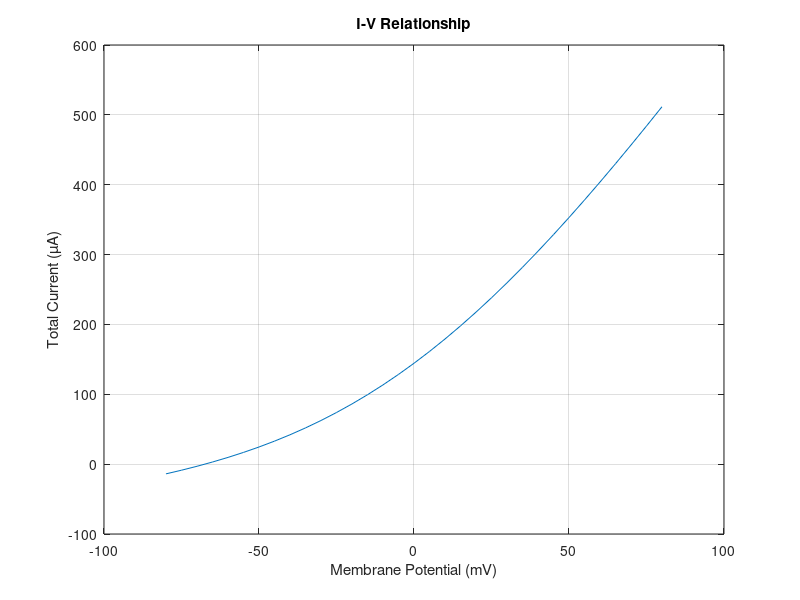
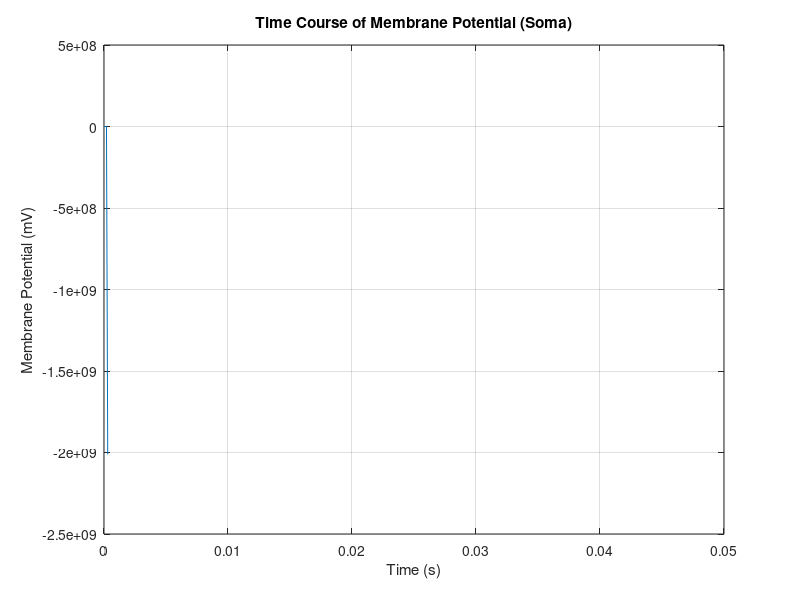
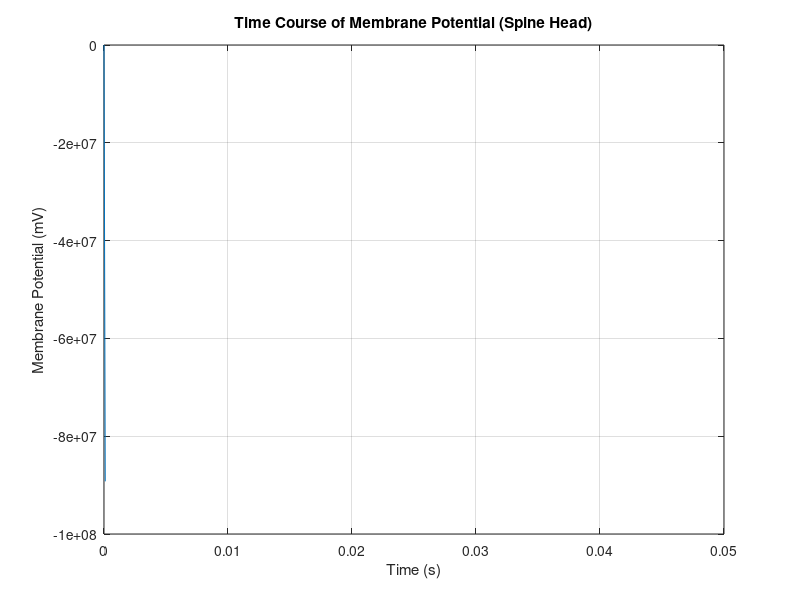
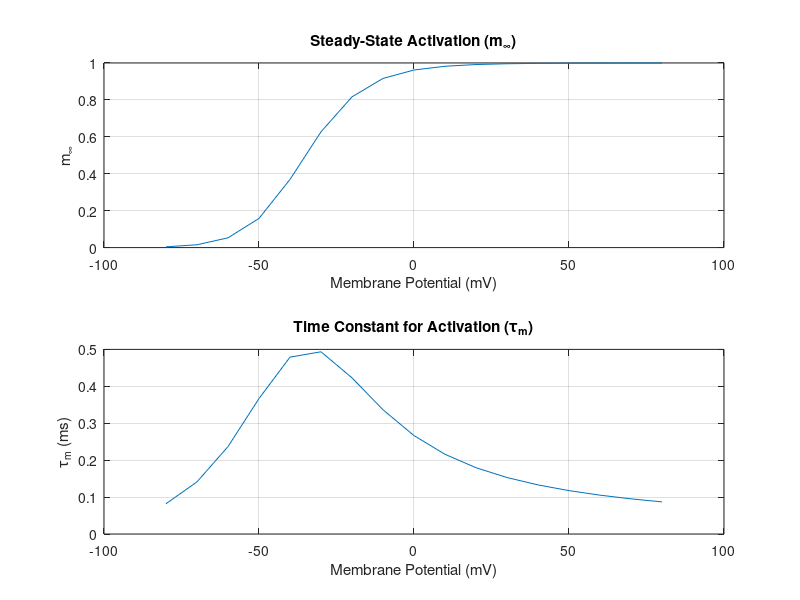

Write the MATLAB code that produced these figures, in order. (Note: this script raises an error after producing the figures.)
% Task 3
% Constants
R = 8.314; % J/(K*mol)
F = 96480; % C/mol
T = 293; % K

% Ion properties
P_K = 4e-9; % permeability for K
P_Na = 0.12e-9; % permeability for Na
P_Cl = 0.40e-9; % permeability for Cl

% Concentrations (in mol/L)
C_in_K = 400e-3; % intracellular K concentration
C_out_K = 10e-3; % extracellular K concentration
C_in_Na = 50e-3; % intracellular Na concentration
C_out_Na = 460e-3; % extracellular Na concentration
C_in_Cl = 40e-3; % intracellular Cl concentration
C_out_Cl = 5e-3; % extracellular Cl concentration

% GHK Voltage Equation
function Vm = ghk_voltage(P_K, P_Na, P_Cl, C_in_K, C_out_K, C_in_Na, C_out_Na, C_in_Cl, C_out_Cl, R, F, T)
    numerator = (P_K * C_out_K + P_Na * C_out_Na + P_Cl * C_in_Cl);
    denominator = (P_K * C_in_K + P_Na * C_in_Na + P_Cl * C_out_Cl);
    Vm = (R * T / F) * log(numerator / denominator);
end

% Calculate resting potential
Vm_initial = ghk_voltage(P_K, P_Na, P_Cl, C_in_K, C_out_K, C_in_Na, C_out_Na, C_in_Cl, C_out_Cl, R, F, T);
fprintf('Resting potential (initial): %.2f mV\n', Vm_initial * 1e3);

% Interchange Cin with Cout for all ions
Vm_swapped = ghk_voltage(P_K, P_Na, P_Cl, C_out_K, C_in_K, C_out_Na, C_in_Na, C_out_Cl, C_in_Cl, R, F, T);
fprintf('Resting potential (swapped): %.2f mV\n', Vm_swapped * 1e3);

% Resting potential if only K permeability is non-zero
Vm_K_only = ghk_voltage(P_K, 0, 0, C_in_K, C_out_K, 0, 0, 0, 0, R, F, T);
fprintf('Resting potential (K only): %.2f mV\n', Vm_K_only * 1e3);

% Resting potential if only Na permeability is non-zero
Vm_Na_only = ghk_voltage(0, P_Na, 0, 0, 0, C_in_Na, C_out_Na, 0, 0, R, F, T);
fprintf('Resting potential (Na only): %.2f mV\n', Vm_Na_only * 1e3);

% GHK Current Equation
function I = ghk_current(P, z, C_in, C_out, Vm, R, F, T)
    if(Vm ~= 0)
        exponent = (z * Vm * F) / (R * T);
        I = P * z * F * exponent * (C_in - C_out * exp(-exponent)) / (1 - exp(-exponent));
    else
        I = P * z * F * (C_in - C_out);
    end
    %I = P * F * ((C_out * exp(-Vm * F / (R * T))) - (C_in * exp(Vm * F / (R * T)))) / (exp(-Vm * F / (R * T)) - exp(Vm * F / (R * T)));
end

% Calculate currents at Vm = -70 mV and Vm = 0 mV
Vm_neg70 = -70e-3; % mV to V
Vm_0 = 0; % V

I_K_neg70 = ghk_current(P_K, 1, C_in_K, C_out_K, Vm_neg70, R, F, T);
I_Na_neg70 = ghk_current(P_Na, 1, C_in_Na, C_out_Na, Vm_neg70, R, F, T);
I_Cl_neg70 = ghk_current(P_Cl, -1, C_in_Cl, C_out_Cl, Vm_neg70, R, F, T);
I_total_neg70 = I_K_neg70 + I_Na_neg70 + I_Cl_neg70;

I_K_0 = ghk_current(P_K, 1, C_in_K, C_out_K, Vm_0, R, F, T);
I_Na_0 = ghk_current(P_Na, 1, C_in_Na, C_out_Na, Vm_0, R, F, T);
I_Cl_0 = ghk_current(P_Cl, -1, C_in_Cl, C_out_Cl, Vm_0, R, F, T);
I_total_0 = I_K_0 + I_Na_0 + I_Cl_0;

fprintf('Total current at Vm = -70 mV: %.2f µA\n', I_total_neg70 * 1e6);
fprintf('Total current at Vm = 0 mV: %.2f µA\n', I_total_0 * 1e6);

% I-V relationship
V_range = -80:5:80; % mV
I_values = zeros(size(V_range));

for i = 1:length(V_range)
    I_K = ghk_current(P_K, 1, C_in_K, C_out_K, V_range(i) * 1e-3, R, F, T);
    I_Na = ghk_current(P_Na, 1, C_in_Na, C_out_Na, V_range(i) * 1e-3, R, F, T);
    I_Cl = ghk_current(P_Cl, -1, C_in_Cl, C_out_Cl, V_range(i) * 1e-3, R, F, T);
    I_values(i) = I_K + I_Na + I_Cl;
end

% Plot I-V curve
figure;
plot(V_range, I_values * 1e6); % Convert to µA
xlabel('Membrane Potential (mV)');
ylabel('Total Current (µA)');
title('I-V Relationship');
grid on;

% Task 4

% Initial parameters for soma
diameter_soma = 100e-6; % Diameter of soma in meters
diameter_spine = 1e-6; % Diameter of spine head in meters
membrane_thickness = 100e-10; % Membrane thickness in meters
specific_capacitance = 0.01; % F/m^2

% Calculate surface area and capacitance
surface_area = pi * diameter_soma^2; % Surface area of the sphere
Cm = specific_capacitance * surface_area; % Total capacitance in Farads

% Initial membrane potential
Vm = -50e-3; % Initial membrane potential in Volts

% Time parameters
dt = 0.1e-3; % Time step in seconds
total_time = 50e-3; % Total simulation time in seconds
num_steps = total_time / dt; % Number of time steps

% Preallocate arrays for Vm over time
Vm_array = zeros(num_steps, 1);
Vm_array(1) = Vm;

% Simulation loop
for t = 1:num_steps
    % Calculate ionic currents using GHK current equation
    I_K = ghk_current(P_K, 1, C_in_K, C_out_K, Vm, R, F, T); % K+ current
    I_Na = ghk_current(P_Na, 1, C_in_Na, C_out_Na, Vm, R, F, T); % Na+ current
    I_total = -(I_K + I_Na); % Total current (positive inwards)

    % Update membrane potential using Euler method
    Vm = Vm + (I_total / Cm) * dt; % Vm(t+dt) = Vm(t) + Im/Cm * dt
    Vm_array(t + 1) = Vm; % Store the new Vm value

    % Change permeabilities according to the specified table
    if t * dt < 0.010
        P_K = 4e-9;
        P_Na = 0.12e-9;
    elseif t * dt < 0.015
        P_K = 4e-9;
        P_Na = 6e-9;
    elseif t * dt < 0.025
        P_K = 4e-9;
        P_Na = 0.12e-9;
    elseif t * dt < 0.030
        P_K = 40e-9;
        P_Na = 0.12e-9;
    else
        P_K = 4e-9;
        P_Na = 0.12e-9;
    end
end

% Plot the time course of Vm
time_vector = (0:num_steps) * dt; % Time vector for plotting
figure;
plot(time_vector, Vm_array * 1e3); % Convert to mV
xlabel('Time (s)');
ylabel('Membrane Potential (mV)');
title('Time Course of Membrane Potential (Soma)');
grid on;

% Change diameter to spine head size
radius_spine = diameter_spine / 2;
surface_area_spine = 4 * pi * radius_spine^2; % Surface area of spine
Cm_spine = specific_capacitance * surface_area_spine; % Total capacitance for spine

% Reset Vm for spine simulation
Vm_spine = -50e-3; % Initial membrane potential for spine
Vm_array_spine = zeros(num_steps, 1);
Vm_array_spine(1) = Vm_spine;

% Simulation loop for spine
for t = 1:num_steps
    % Calculate ionic currents using GHK current equation for spine
    I_K_spine = ghk_current(P_K, 1, C_in_K, C_out_K, Vm_spine, R, F, T); % K+ current
    I_Na_spine = ghk_current(P_Na, 1, C_in_Na, C_out_Na, Vm_spine, R, F, T); % Na+ current
    I_total_spine = -(I_K_spine + I_Na_spine); % Total current (positive inwards)

    % Update membrane potential using Euler method for spine
    Vm_spine = Vm_spine + (I_total_spine / Cm_spine) * dt; % Vm(t+dt) = Vm(t) + Im/Cm * dt
    Vm_array_spine(t + 1) = Vm_spine; % Store the new Vm value

    % Change permeabilities according to the specified table for spine
    if t * dt < 0.010
        P_K = 4e-9;
        P_Na = 0.12e-9;
    elseif t * dt < 0.015
        P_K = 4e-9;
        P_Na = 6e-9;
    elseif t * dt < 0.025
        P_K = 4e-9;
        P_Na = 0.12e-9;
    elseif t * dt < 0.030
        P_K = 40e-9;
        P_Na = 0.12e-9;
    else
        P_K = 4e-9;
        P_Na = 0.12e-9;
    end
end

% Plot the time course of Vm for spine
figure;
plot(time_vector, Vm_array_spine * 1e3); % Convert to mV
xlabel('Time (s)');
ylabel('Membrane Potential (mV)');
title('Time Course of Membrane Potential (Spine Head)');
grid on;

% Function to calculate GHK current
function I = ghk_current2(P, z, C_in, C_out, Vm, R, F, T)
    exponent = (-z * F * Vm) / (R * T);
    I = P * z * F * (C_out * exp(-exponent) - C_in) / (exp(-exponent) - 1);
end



% Constants
dt = 0.1e-3; % Time step in seconds
total_time = 0.050; % Total simulation time in seconds
num_steps = total_time / dt; % Number of time steps

% Voltage range for plotting
Vm_range = -80:10:80; % Voltage from -80 mV to 80 mV
num_voltages = length(Vm_range);

% Preallocate arrays for m_inf and tau_m
m_inf = zeros(num_voltages, 1);
tau_m = zeros(num_voltages, 1);

% Calculate m_inf and tau_m for each voltage
for i = 1:num_voltages
    Vm = Vm_range(i) * 1e-3; % Convert mV to V
    alpha_m = -10^5 * (Vm + 0.035) / (exp(-(Vm + 0.035) / 0.010) - 1);
    beta_m = 4000 * exp(-(Vm + 0.060) / 0.018);
    
    m_inf(i) = alpha_m / (alpha_m + beta_m); % Steady-state activation
    tau_m(i) = 1 / (alpha_m + beta_m); % Time constant for activation
end

% Plot m_inf and tau_m
figure;
subplot(2, 1, 1);
plot(Vm_range, m_inf);
xlabel('Membrane Potential (mV)');
ylabel('m_{\infty}');
title('Steady-State Activation (m_{\infty})');
grid on;

subplot(2, 1, 2);
plot(Vm_range, tau_m * 1e3); % Convert tau_m to ms
xlabel('Membrane Potential (mV)');
ylabel('\tau_m (ms)');
title('Time Constant for Activation (\tau_m)');
grid on;

% Simulate Na-m particle dynamics
num_channels = 1000; % Number of sodium channels
state_m = zeros(1, num_channels); % Initial state (0 = closed, 1 = open)
state_m_array = zeros(num_steps + 1, num_channels); % Store states over time
state_m_array(1, :) = state_m; % Store initial state

% Simulation loop for Na-m particle
for t = 1:num_steps
    for j = 1:num_voltages
        Vm = Vm_range(j) * 1e-3; % Convert mV to V
        alpha_m = -10^5 * (Vm + 0.035) / (exp(-(Vm + 0.035) / 0.010) - 1);
        beta_m = 4000 * exp(-(Vm + 0.060) / 0.018);
        
        % Update state of Na-m particle
        state_m = next_state(state_m, alpha_m, beta_m, dt); % Update current state
        state_m_array(t + 1, :) = state_m; % Store new state
    end
end

% Plot the state of Na-m particle over time
figure;
imagesc((0:num_steps) * dt, Vm_range, state_m_array);
xlabel('Time (s)');
ylabel('Membrane Potential (mV)');
title('State of Na-m Particle Over Time');
colorbar;
clim([0 1]); % Color scale from 0 (closed) to 1 (open)
grid on;

% Inactivation dynamics for Na-h particle
state_h = zeros(1, num_channels); % Initial state for inactivation (0 = closed, 1 = open)
state_h_array = zeros(num_steps + 1, num_channels); % Store states over time
state_h_array(1, :) = state_h; % Store initial state

% Simulation loop for Na-h particle
for t = 1:num_steps
    for j = 1:num_voltages
        Vm = Vm_range(j) * 1e-3; % Convert mV to V
        alpha_h = 12 * exp(-Vm / 0.020);
        beta_h = 180 / (exp(-(Vm + 0.030) / 0.010) + 1);
        
        % Update state of Na-h particle
        next_state_h = next_state(state_h, alpha_h, beta_h, dt);
        state_h = next_state_h; % Update current state
        state_h_array(t + 1, :) = state_h; % Store new state
    end
end

% Compose Na channel (m^3h)
state_channel = zeros(num_steps + 1, num_channels); % Store states for Na channel
for t = 1:num_steps
    state_channel(t + 1, :) = state_m_array(t + 1, :).^3 .* state_h_array(t + 1, :); % m^3h channel
end

% Plot the state of the Na channel over time
figure;
imagesc((0:num_steps) * dt, Vm_range, state_channel);
xlabel('Time (s)');
ylabel('Membrane Potential (mV)');
title('State of m^3h Sodium Channel Over Time');
colorbar;
clim([0 1]); % Color scale from 0 (closed) to 1 (open)
grid on;

% Function to determine the next state of the channel
function next_state = next_state(state, alpha, beta, dt)
    nch = size(state, 2); % Number of channels
    p01 = rand(1, nch); % Random numbers for state transition
    alphadt = repmat(alpha,1,nch) * dt; % Transition probability for open to closed
    betadt = repmat(beta,1,nch) * dt; % Transition probability for closed to open
    
    % Determine next state based on probabilities
    next_state1 = (p01 < alphadt) .* (state == 0); % Transition from closed to open
    next_state0 = (p01 < betadt) .* (state == 1); % Transition from open to closed
    next_state = state + next_state1 - next_state0; % Update state
end


% Constants
dt = 0.1e-3; % Time step in seconds
total_time = 0.050; % Total simulation time in seconds
num_steps = total_time / dt; % Number of time steps

% Voltage range for plotting
Vm_range = -80:10:80; % Voltage from -80 mV to 80 mV
num_voltages = length(Vm_range);

% Preallocate arrays for average openness <n>
average_openess = zeros(num_voltages, 1);

% Simulate for each voltage
for j = 1:num_voltages
    Vm = Vm_range(j) * 1e-3; % Convert mV to V
    state_m = zeros(1, 1000); % Initial state for Na-m (0 = closed, 1 = open)
    state_m_array = zeros(num_steps + 1, 1000); % Store states over time
    state_m_array(1, :) = state_m; % Store initial state

    % Simulation loop for Na-m particle
    for t = 1:num_steps
        alpha_m = -10^5 * (Vm + 0.035) / (exp(-(Vm + 0.035) / 0.010) - 1);
        beta_m = 4000 * exp(-(Vm + 0.060) / 0.018);
        
        % Update state of Na-m particle
        state_m = next_state(state_m, alpha_m, beta_m, dt); % Update current state
        state_m_array(t + 1, :) = state_m; % Store new state
    end

    % Calculate average degree of openness <n>
    average_openess(j) = mean(state_m_array(end, :)); % Average openness at final time step
end

% Plot <n> versus Vm
figure;
plot(Vm_range, average_openess);
xlabel('Membrane Potential (mV)');
ylabel('<n> (Average Degree of Openness)');
title('Average Degree of Openness vs Membrane Potential');
grid on;

